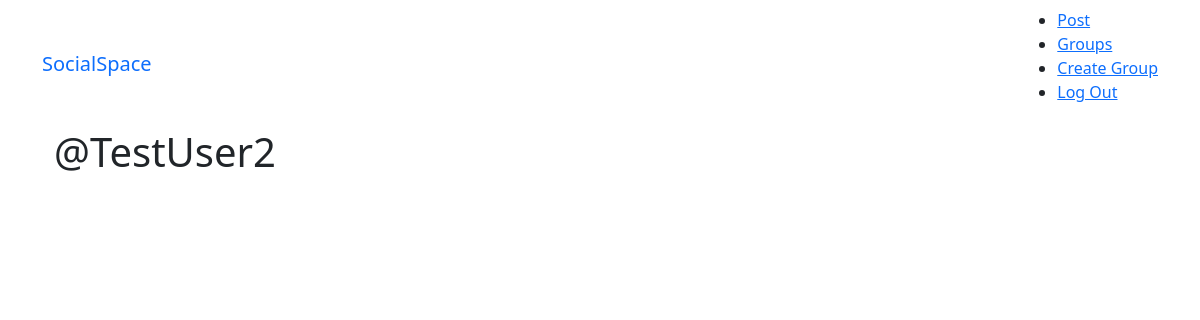
Before: /posts/by/TestUser2 (signed in) with the older database file.
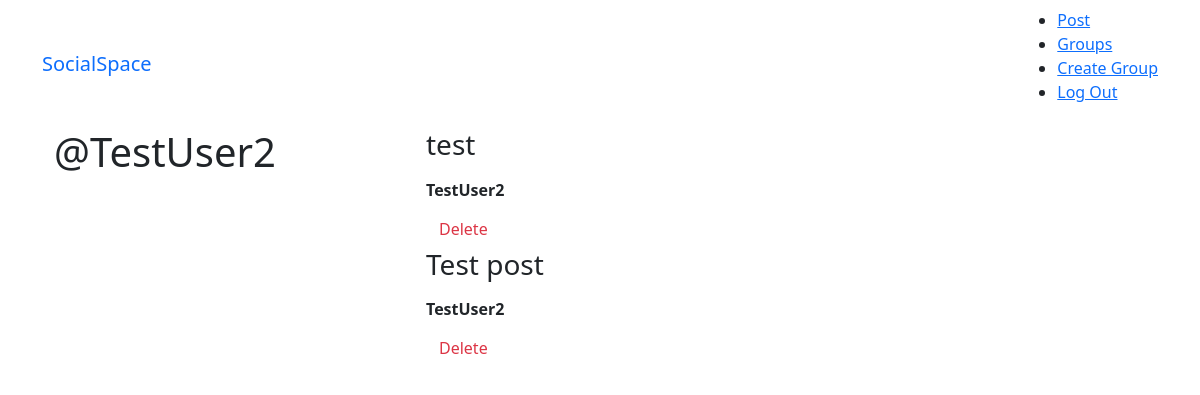
After: the same page with the newer database file.
### posts/models.py (models this page shows, shortened)
class Post(models.Model):
    user = models.ForeignKey(User, related_name="posts", on_delete = models.DO_NOTHING)
    created_at = models.DateTimeField(auto_now=True)
    message = models.TextField()
    message_html = models.TextField(editable=False)
    group = models.ForeignKey(Group, related_name="posts",null=True, blank=True, on_delete = models.DO_NOTHING)
    class Meta:
        ordering = ["-created_at"]
        unique_together = ["user", "message"]

### posts/views.py (the view)
# urls.py: url(r"^by/(?P<username>[-\w]+)", views.UserPosts.as_view(), name = "for_user"),
class UserPosts(generic.ListView):
    model = models.Post
    template_name = "posts/user_post_list.html"
    def get_queryset(self):
        try:
            self.post_user = User.objects.prefetch_related("posts").get(username__iexact=self.kwargs.get("username"))
        except User.DoesNotExist:
            raise Http404
        else:
            return self.post_user.posts.all()
    def get_context_data(self, **kwargs):
        context = super().get_context_data(**kwargs)
        context["post_user"] = self.post_user
        return context

### posts/templates/posts/user_post_list.html
{% extends "posts/post_base.html" %}
{% block prepost %}
  <div class="col-md-4">
    <h1>@{{ post_user.username }}</h1>
  </div>
{% endblock %}
{% block post_content %}
  <div class="col-md-8">
    {% for post in post_list %}
      {% include "posts/_post.html" %}
    {% endfor %}
  </div>
{% endblock %}

### posts/templates/posts/post_base.html (shortened to what this page needs)
{% extends "base.html" %}
{% block content %}
  <div class="posts-page">
    <div class="container">
      <div class="row">
        {% block prepost %} {% endblock %}
        {% block post_content %} {% endblock %}
      </div>
    </div>
  </div>
{% endblock %}

### templates/base.html (shortened to what this page needs)
<!DOCTYPE html>
{% load static %}
<html lang='en'>
<head>
    <link href='https://cdn.jsdelivr.net/npm/bootstrap@5.1.3/dist/css/bootstrap.min.css' rel="stylesheet">
    <link rel="stylesheet" href="{% static 'socialspace/css/master.css' %}">
</head>
<body>
    <nav class="navbar nav" role="navigation">
        <div class="container">
            <div class="logo">
                <a class="navbar-brand" href="{% url 'home' %}">SocialSpace</a>
            </div>
            <ul class="nav--list">
                {% if user.is_authenticated %}
                  <li class="nav--item active"> <a href="{% url 'posts:create' %}">Post</a> </li>
                  <li class="nav--item"> <a href="{% url 'groups:all' %}">Groups</a> </li>
                  <li class="nav--item"> <a href="{% url 'groups:create' %}">Create Group</a> </li>
                  <li class="nav--item"> <a href="{% url 'accounts:logout' %}">Log Out</a> </li>
                {% else %}
                  <li class="nav--item"> <a href="{% url 'groups:all' %}">Groups</a> </li>
                  <li class="nav--item"> <a href="{% url 'accounts:login' %}">Log In</a> </li>
                  <li class="nav--item"> <a href="{% url 'accounts:signup' %}">Sign Up</a> </li>
                {% endif %}
            </ul>
        </div>
    </nav>
    <div class="container mycontent">
        {% block content %} {% endblock %}
    </div>
</body>
</html>

### posts/templates/posts/_post.html (shortened to what this page needs)
<div class="post media">
  <h3>{{ post.message_html|safe }}</h3>
  <div class="media-body">
    <strong>{{ post.user.username }}</strong>
    <div class="media-footer">
      {% if user.is_authenticated and post.user == user %}
        <a href="{% url 'post:delete' pk=post.pk %}" title = "delete" class="btn btn-simple">
          <span class="text-danger icon-label">Delete</span>
        </a>
      {% endif %}
    </div>
  </div>
</div>

Changed rows visible on the page:
added Post: message_html "test", user.username "TestUser2", shows "Delete"
added Post: message_html "Test post", user.username "TestUser2", shows "Delete"
